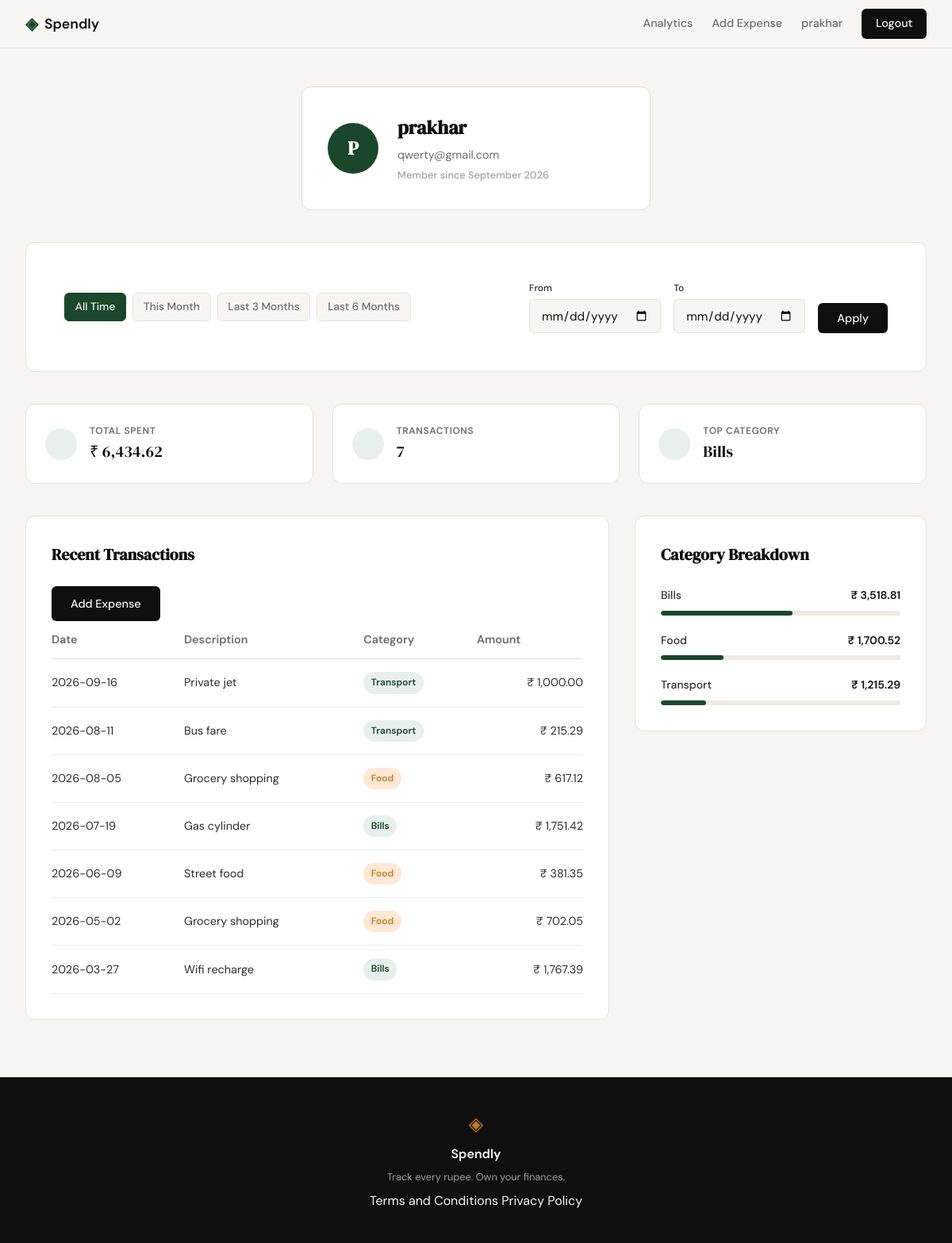
The app's page /profile (signed in) with its own data.
### tables this page shows
CREATE TABLE users (
            id INTEGER PRIMARY KEY AUTOINCREMENT,
            name TEXT NOT NULL,
            email TEXT UNIQUE NOT NULL,
            password_hash TEXT NOT NULL,
            created_at TEXT DEFAULT CURRENT_TIMESTAMP
        );

CREATE TABLE expenses (
            id INTEGER PRIMARY KEY AUTOINCREMENT,
            user_id INTEGER NOT NULL,
            amount REAL NOT NULL,
            category TEXT NOT NULL,
            date TEXT NOT NULL,
            description TEXT,
            created_at TEXT DEFAULT CURRENT_TIMESTAMP,
            FOREIGN KEY (user_id) REFERENCES users (id)
        );

### app.py (the view)
@app.route("/profile")
def profile():
    user_id = session.get("user_id")
    if not user_id:
        return redirect(url_for("login"))
    user = get_user_by_id(user_id)
    if not user:
        flash("User not found", "error")
        return redirect(url_for("login"))
    date_from = request.args.get("date_from")
    date_to = request.args.get("date_to")
    valid_from, valid_to, active_filter, presets = get_date_filter_context(date_from, date_to)
    if active_filter == "error":
        flash("Start date must be before end date.", "error")
        valid_from, valid_to, active_filter = None, None, "all"
    stats = get_summary_stats(user_id, valid_from, valid_to)
    transactions = get_recent_transactions(user_id, date_from=valid_from, date_to=valid_to)
    categories = get_category_breakdown(user_id, valid_from, valid_to)
    return render_template(
        "profile.html",
        user=user,
        stats=stats,
        transactions=transactions,
        categories=categories,
        date_from=valid_from,
        date_to=valid_to,
        active_filter=active_filter,
        presets=presets
    )

### app.py (called while the page is built)
def validate_date(date_str):
    if not date_str:
        return None
    try:
        return datetime.strptime(date_str, "%Y-%m-%d").strftime("%Y-%m-%d")
    except ValueError:
        return None

### database/db.py (called while the page is built)
def get_db():
    db = sqlite3.connect('spendly.db')
    db.row_factory = sqlite3.Row
    db.execute('PRAGMA foreign_keys = ON')
    return db

### database/queries.py (called while the page is built)
def get_user_by_id(user_id):
    db = get_db()
    try:
        cursor = db.execute(
            "SELECT name, email, created_at FROM users WHERE id = ?",
            (user_id,)
        )
        row = cursor.fetchone()
        if row:
            created_at = datetime.strptime(row['created_at'], '%Y-%m-%d %H:%M:%S')
            member_since = created_at.strftime('%B %Y')
            return {
                "name": row['name'],
                "email": row['email'],
                "member_since": member_since,
                "initials": (row['name'][0] if row['name'] else 'U').upper()
            }
        return None
    finally:
        db.close()

def apply_date_filter(query, params, date_from, date_to):
    if date_from and date_to:
        query += " AND date BETWEEN ? AND ?"
        params.extend([date_from, date_to])
    elif date_from:
        query += " AND date >= ?"
        params.append(date_from)
    elif date_to:
        query += " AND date <= ?"
        params.append(date_to)
    return query, params

def get_recent_transactions(user_id, limit=10, date_from=None, date_to=None):
    db = get_db()
    try:
        query = "SELECT date, description, category, amount FROM expenses WHERE user_id = ?"
        params = [user_id]
        query, params = apply_date_filter(query, params, date_from, date_to)
        query += " ORDER BY date DESC LIMIT ?"
        params.append(limit)
        cursor = db.execute(query, params)
        rows = cursor.fetchall()
        transactions = []
        for row in rows:
            transactions.append({
                "date": row['date'],
                "description": row['description'],
                "category": row['category'],
                "amount": f"₹ {row['amount']:,.2f}"
            })
        return transactions
    finally:
        db.close()

### templates/profile.html (shortened to what this page needs)
{% extends "base.html" %}
{% block head %}
<link rel="stylesheet" href="{{ url_for('static', filename='css/profile.css') }}">
{% endblock %}
{% block content %}
<div class="profile-container">
    <section class="user-header">
        <div class="auth-card profile-card">
            <div class="profile-card-inner">
                <div class="avatar">{{ user.initials }}</div>
                <div class="profile-details">
                    <h1>{{ user.name }}</h1>
                    <p class="text-muted">{{ user.email }}</p>
                    <p class="member-since">Member since {{ user.member_since }}</p>
                </div>
            </div>
        </div>
    </section>
    <section class="filter-bar">
        <div class="auth-card">
            <div class="filter-container">
                <div class="filter-presets">
                    <a href="{{ url_for('profile') }}"
                       class="filter-btn {{ 'active' if active_filter == 'all' }}">
                       All Time
                    </a>
                    {% for key, range in presets.items() %}
                    <a href="{{ url_for('profile', date_from=range.from, date_to=range.to) }}"
                       class="filter-btn {{ 'active' if active_filter == key }}">
                       {{ key.replace('-', ' ').title() }}
                    </a>
                    {% endfor %}
                </div>
                <form method="GET" action="{{ url_for('profile') }}" class="filter-custom">
                    <div class="form-group">
                        <label for="date_from">From</label>
                        <input type="date" id="date_from" name="date_from"
                               value="{{ date_from or '' }}" class="form-input">
                    </div>
                    <div class="form-group">
                        <label for="date_to">To</label>
                        <input type="date" id="date_to" name="date_to"
                               value="{{ date_to or '' }}" class="form-input">
                    </div>
                    <button type="submit" class="btn-primary">Apply</button>
                </form>
            </div>
        </div>
    </section>
    <section class="stats-grid">
        <div class="stat-card">
            <i data-lucide="indian-rupee" class="stat-icon"></i>
            <div class="stat-info">
                <span class="stat-label">Total Spent</span>
                <span class="stat-value">{{ stats.total_spent }}</span>
            </div>
        </div>
        <div class="stat-card">
            <i data-lucide="list" class="stat-icon"></i>
            <div class="stat-info">
                <span class="stat-label">Transactions</span>
                <span class="stat-value">{{ stats.transaction_count }}</span>
            </div>
        </div>
        <div class="stat-card">
            <i data-lucide="pie-chart" class="stat-icon"></i>
            <div class="stat-info">
                <span class="stat-label">Top Category</span>
                <span class="stat-value">{{ stats.top_category }}</span>
            </div>
        </div>
    </section>
    <div class="profile-main-grid">
        <section class="history-section">
            <div class="auth-card">
                <div class="section-header">
                    <h2 class="section-title">Recent Transactions</h2>
                    <a href="{{ url_for('add_expense') }}" class="btn-primary">Add Expense</a>
                </div>
                <table class="profile-table">
                    <thead>
                        <tr>
                            <th>Date</th>
                            <th>Description</th>
                            <th>Category</th>
                            <th class="text-right">Amount</th>
                        </tr>
                    </thead>
                    <tbody>
                        {% for tx in transactions %}
                        <tr>
                            <td>{{ tx.date }}</td>
                            <td>{{ tx.description }}</td>
                            <td>
                                <span class="category-badge badge-{{ tx.category.lower() }}">
                                    {{ tx.category }}
                                </span>
                            </td>
                            <td class="text-right">{{ tx.amount }}</td>
                        </tr>
                        {% endfor %}
                    </tbody>
                </table>
            </div>
        </section>
        <section class="breakdown-section">
            <div class="auth-card">
                <h2 class="section-title">Category Breakdown</h2>
                <div class="category-list">
                    {% for cat in categories %}
                    <div class="category-item">
                        <div class="category-meta">
                            <span class="category-name">{{ cat.name }}</span>
                            <span class="category-amount">{{ cat.total }}</span>
                        </div>
                        <div class="category-bar-container">
                            <div class="category-bar" style="width: {{ cat.percentage }}%"></div>
                        </div>
                    </div>
                    {% endfor %}
                </div>
            </div>
        </section>
    </div>
</div>
{% endblock %}

### templates/base.html (shortened to what this page needs)
<!DOCTYPE html>
<html lang="en">
<head>
    <link rel="stylesheet" href="{{ url_for('static', filename='css/style.css') }}">
    {% block head %}{% endblock %}
</head>
<body>
    <nav class="navbar">
        <div class="nav-inner">
            <a href="{{ url_for('landing') }}" class="nav-brand">
                <span class="brand-icon">◈</span>
                <span class="brand-name">Spendly</span>
            </a>
            <div class="nav-links">
                {% if session.user_id %}
                    <a href="{{ url_for('analytics') }}" class="{% if request.endpoint == 'analytics' %}active{% endif %}">Analytics</a>
                    <a href="{{ url_for('add_expense') }}" class="{% if request.endpoint == 'add_expense' %}active{% endif %}">Add Expense</a>
                    <a href="{{ url_for('profile') }}" class="nav-user">{{ session.user_name }}</a>
                    <a href="{{ url_for('logout') }}" class="nav-cta">Logout</a>
                {% else %}
                    <a href="{{ url_for('login') }}">Sign in</a>
                    <a href="{{ url_for('register') }}" class="nav-cta">Get started</a>
                {% endif %}
            </div>
        </div>
    </nav>
    <main class="main-content">
        {% block content %}{% endblock %}
    </main>
    <footer class="footer">
        <div class="footer-inner">
            <span class="brand-icon">◈</span><span class="footer-name">Spendly</span>
            <p class="footer-copy">Track every rupee. Own your finances.</p>
            <p class="footer-links">
                <a href="{{ url_for('terms') }}">Terms and Conditions</a>
                <a href="{{ url_for('privacy') }}">Privacy Policy</a>
            </p>
        </div>
    </footer>
</body>
</html>

### static/css/profile.css (style rules this page uses)
.filter-bar { margin-bottom: 2.5rem; }
.filter-container { display: flex; align-items: center; justify-content: space-between; gap: 2rem; padding: 1rem; }
.filter-presets { display: flex; gap: 0.5rem; flex-wrap: wrap; }
.filter-btn { padding: 0.4rem 0.8rem; font-size: 0.85rem; font-weight: 500; color: var(--ink-muted); background: var(--paper); border: 1px solid var(--border); border-radius: var(--radius-sm); transition: all 0.2s; }
.filter-btn.active { background: var(--accent); color: var(--paper); border-color: var(--accent); }
.filter-custom { display: flex; align-items: flex-end; gap: 1rem; }
.filter-custom .form-group { margin-bottom: 0; }
.filter-custom label { font-size: 0.75rem; margin-bottom: 0.25rem; }

### records on screen
users: user_name "prakhar", name "prakhar", email "qwerty@gmail.com"
expenses: date "2026-09-16", description "Private jet", category "Transport", amount "₹ 1,000.00"
expenses: date "2026-08-11", description "Bus fare", category "Transport", amount "₹ 215.29"
expenses: date "2026-08-05", description "Grocery shopping", category "Food", amount "₹ 617.12"
expenses: date "2026-07-19", description "Gas cylinder", category "Bills", amount "₹ 1,751.42"
expenses: date "2026-06-09", description "Street food", category "Food", amount "₹ 381.35"
expenses: date "2026-05-02", description "Grocery shopping", category "Food", amount "₹ 702.05"
expenses: date "2026-03-27", description "Wifi recharge", category "Bills", amount "₹ 1,767.39"

### other values on screen
{{ user.initials }} "P"
{{ user.member_since }} "September 2026"
{{ key.replace('-', ' ').title() }} "This Month" "Last 3 Months" "Last 6 Months"
{{ stats.total_spent }} "₹ 6,434.62"
{{ stats.transaction_count }} "7"
{{ stats.top_category }} "Bills"
{{ cat.name }} "Bills" "Food" "Transport"
{{ cat.total }} "₹ 3,518.81" "₹ 1,700.52" "₹ 1,215.29"
